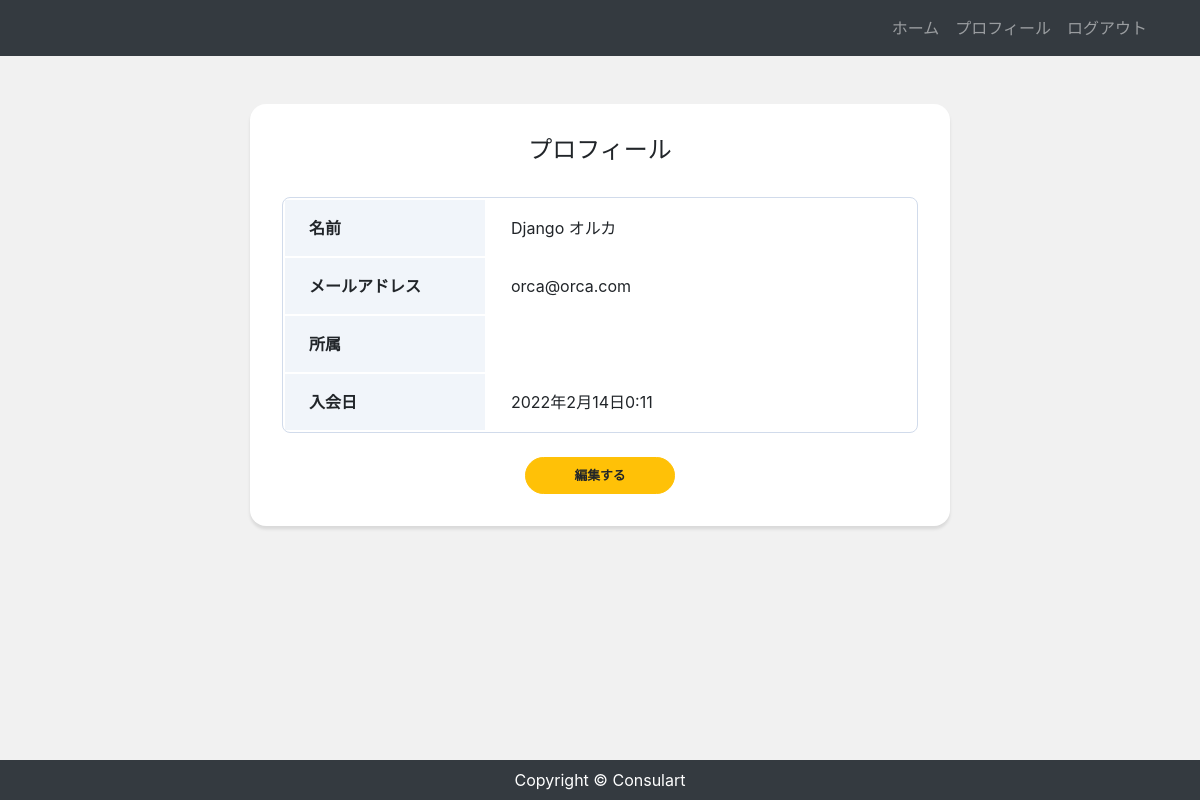
The app's page /accounts/profile/ (signed in), older data.
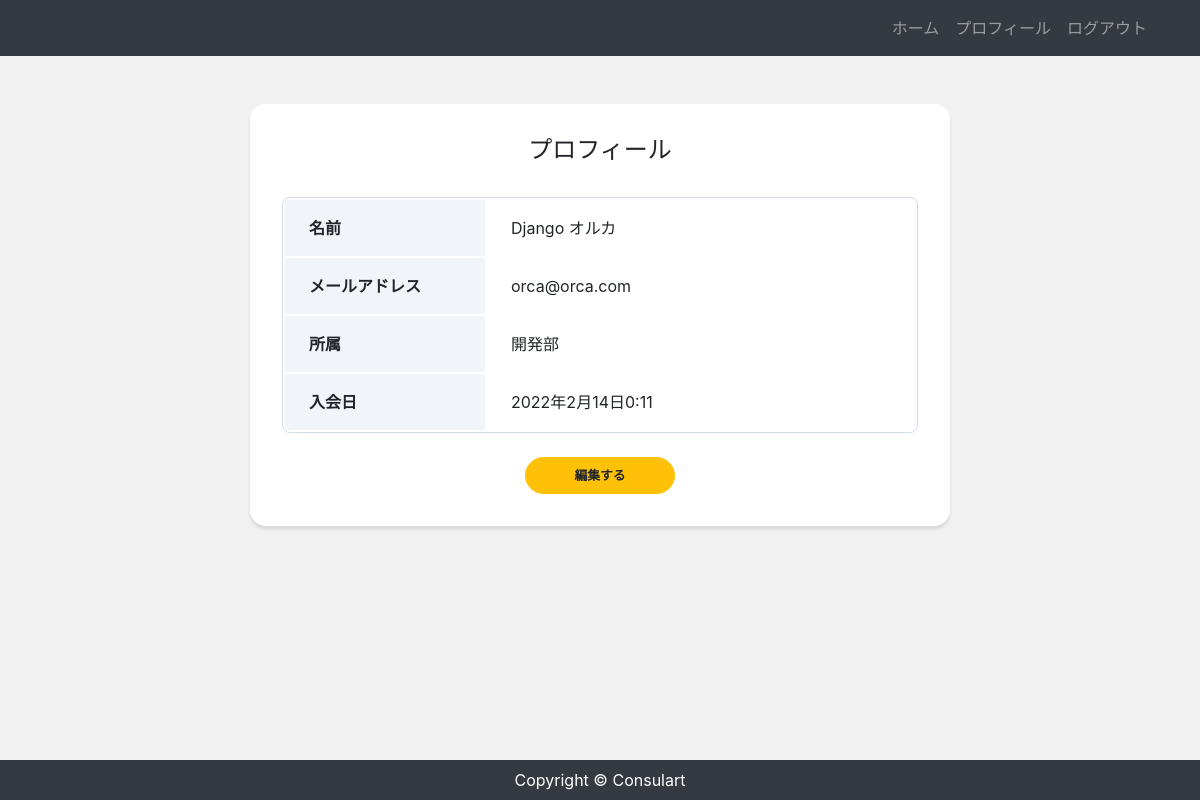
The same page, newer data.
### accounts/models.py (models this page shows, shortened)
class CustomUser(AbstractBaseUser, PermissionsMixin):
    email = models.EmailField('メールアドレス', unique=True)
    first_name = models.CharField('姓', max_length=30)
    last_name = models.CharField('名', max_length=30)
    department = models.CharField('所属', max_length=30, blank=True)
    created = models.DateTimeField('入会日', default=timezone.now)
    is_staff = models.BooleanField(
        ('staff status'),
        default=False,
        help_text=('Designates whether the user can log into this admin site.'),
    )
    is_active = models.BooleanField(
        ('active'),
        default=True,
        help_text=(
            'Designates whether this user should be treated as active. '
            'Unselect this instead of deleting accounts.'
        ),
    )
    objects = UserManager()
    EMAIL_FIELD = 'email'
    USERNAME_FIELD = 'email'
    REQUIRED_FIELDS = []
    class Meta:
        verbose_name = ('user')
        verbose_name_plural = ('users')

### accounts/views.py (the view)
# urls.py: path('profile/', views.ProfileView.as_view(), name='profile'),
class ProfileView(LoginRequiredMixin, View):
    def get(self, request, *args, **kwargs):
        user_data = CustomUser.objects.get(id=request.user.id)
        return render(request, 'accounts/profile.html', {
            'user_data': user_data,
        })

### accounts/templates/accounts/profile.html
{% extends 'app/base.html' %}
{% block content %}
<div class="card card-profile my-5 mx-auto">
    <div class="card-body">
        <h5 class="card-title text-center">プロフィール</h5>
        <table class="profile_table mb-4">
            <tbody>
                <tr>
                    <th class="header">名前</th>
                    <td class="data">{{ user_data.first_name }} {{ user_data.last_name }}</td>
                </tr>
                <tr>
                    <th class="header">メールアドレス</th>
                    <td class="data">{{ user_data.email }}</td>
                </tr>
                <tr>
                    <th class="header">所属</th>
                    <td class="data">{{ user_data.department }}</td>
                </tr>
                <tr>
                    <th class="header">入会日</th>
                    <td class="data">{{ user_data.created }}</td>
                </tr>
            </tbody>
        </table>
        <div class="button mx-auto">
            <a href="{% url 'profile_edit' %}" class="btn btn-lg btn-warning btn-block">編集する</a>
        </div>
    </div>
</div>
{% endblock %}

### app/templates/app/base.html (shortened to what this page needs)
{% load static %}
<!DOCTYPE html>
<html lang="ja">
<head>
    <link rel="stylesheet" href="https://stackpath.bootstrapcdn.com/bootstrap/4.4.1/css/bootstrap.min.css">
    <link rel="stylesheet" href="{% static 'css/style.css' %}">
</head>
<body>
    <nav class="navbar navbar-expand-lg navbar-dark bg-dark">
        <div class="container">
            <ul class="navbar-nav ml-auto">
                <li class="nav-item">
                    <a href="/" class="nav-link">ホーム</a>
                </li>
                {% if user.is_authenticated %}
                    <li class="nav-item">
                        <a href="{% url 'profile' %}" class="nav-link">プロフィール</a>
                    </li>
                    <li class="nav-item">
                        <a href="{% url 'account_logout' %}" class="nav-link">ログアウト</a>
                    </li>
                {% endif %}
            </ul>
        </div>
    </nav>
    <main>
        <div class="container">
            {% block content %}
            {% endblock %}
        </div>
    </main>
    <footer class="py-2 bg-dark">
        <p class="m-0 text-center text-white">Copyright &copy; Consulart</p>
    </footer>
</body>
</html>

### app/static/css/style.css (style rules this page uses)
* { margin: 0; padding: 0; box-sizing: border-box; }
body { background: #F1F1F1; display: flex; flex-flow: column; min-height: 100vh; }
main { flex: 1; }
.card-profile { width: 700px; border: 0; border-radius: 1rem; box-shadow: 0 0.2rem 0.2rem 0 rgba(0, 0, 0, 0.1); }
.button { width: 150px; }
.btn { font-size: 80%; border-radius: 5rem; font-weight: bold; }
.profile_table { width: 100%; border: 1px solid #D1DBEB; border-radius: 8px; border-collapse: separate; overflow: hidden; }
.profile_table .header { width: 200px; padding: 16px 24px; text-align: left; background: #F1F5FA; }
.profile_table .data { padding: 16px 24px; }
.card-title { margin-bottom: 2rem; font-size: 1.5rem; }
.card-body { padding: 2rem; }

Row changes from the older to the newer data that the page shows:
changed CustomUser "Django": department (not shown) → "開発部"
